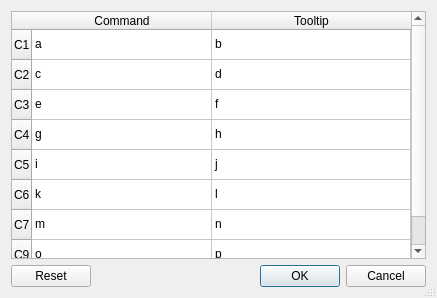
<?xml version="1.0" encoding="UTF-8"?>
<ui version="4.0">
 <class>TGo4UserCommandsDialog</class>
 <widget class="QDialog" name="TGo4UserCommandsDialog">
  <property name="geometry">
   <rect>
    <x>0</x>
    <y>0</y>
    <width>437</width>
    <height>298</height>
   </rect>
  </property>
  <property name="windowTitle">
   <string>Define Commands and Tooltips</string>
  </property>
  <property name="sizeGripEnabled">
   <bool>true</bool>
  </property>
  <property name="modal">
   <bool>true</bool>
  </property>
  <layout class="QGridLayout" name="gridLayout">
   <item row="2" column="0">
    <widget class="QDialogButtonBox" name="DialogButtonBox">
     <property name="orientation">
      <enum>Qt::Horizontal</enum>
     </property>
     <property name="standardButtons">
      <set>QDialogButtonBox::Cancel|QDialogButtonBox::Ok|QDialogButtonBox::Reset</set>
     </property>
    </widget>
   </item>
   <item row="1" column="0">
    <widget class="QTableWidget" name="CommandsTable">
     <property name="toolTip">
      <string>&lt;html&gt;&lt;head/&gt;&lt;body&gt;&lt;p&gt;Please specify analysis interpreter command to execute on respective buttons C1...C9 :&lt;/p&gt;&lt;p&gt;'&lt;span style=&quot; font-style:italic;&quot;&gt;@' means 'TGo4Analysis::Instance()-&amp;gt;'&lt;/span&gt;&lt;/p&gt;&lt;p&gt;&lt;span style=&quot; font-style:italic;&quot;&gt;'.x' will invoke ROOT script&lt;/span&gt;&lt;/p&gt;&lt;p&gt;&lt;span style=&quot; font-style:italic;&quot;&gt;'$' will invoke Python.&lt;/span&gt;&lt;/p&gt;&lt;p&gt;Tooltip can be set for bubble help with explanation.&lt;/p&gt;&lt;p&gt;&lt;span style=&quot; font-weight:600;&quot;&gt;Reset button will clear everything!&lt;/span&gt;&lt;/p&gt;&lt;p&gt;&lt;br/&gt;&lt;/p&gt;&lt;/body&gt;&lt;/html&gt;</string>
     </property>
     <attribute name="horizontalHeaderDefaultSectionSize">
      <number>180</number>
     </attribute>
     <attribute name="horizontalHeaderStretchLastSection">
      <bool>true</bool>
     </attribute>
     <row>
      <property name="text">
       <string>C1</string>
      </property>
     </row>
     <row>
      <property name="text">
       <string>C2</string>
      </property>
     </row>
     <row>
      <property name="text">
       <string>C3</string>
      </property>
     </row>
     <row>
      <property name="text">
       <string>C4</string>
      </property>
     </row>
     <row>
      <property name="text">
       <string>C5</string>
      </property>
     </row>
     <row>
      <property name="text">
       <string>C6</string>
      </property>
     </row>
     <row>
      <property name="text">
       <string>C7</string>
      </property>
     </row>
     <row>
      <property name="text">
       <string>C9</string>
      </property>
     </row>
     <column>
      <property name="text">
       <string>Command</string>
      </property>
     </column>
     <column>
      <property name="text">
       <string>Tooltip</string>
      </property>
     </column>
     <item row="0" column="0">
      <property name="text">
       <string>a</string>
      </property>
     </item>
     <item row="0" column="1">
      <property name="text">
       <string>b</string>
      </property>
     </item>
     <item row="1" column="0">
      <property name="text">
       <string>c</string>
      </property>
     </item>
     <item row="1" column="1">
      <property name="text">
       <string>d</string>
      </property>
     </item>
     <item row="2" column="0">
      <property name="text">
       <string>e</string>
      </property>
     </item>
     <item row="2" column="1">
      <property name="text">
       <string>f</string>
      </property>
     </item>
     <item row="3" column="0">
      <property name="text">
       <string>g</string>
      </property>
     </item>
     <item row="3" column="1">
      <property name="text">
       <string>h</string>
      </property>
     </item>
     <item row="4" column="0">
      <property name="text">
       <string>i</string>
      </property>
     </item>
     <item row="4" column="1">
      <property name="text">
       <string>j</string>
      </property>
     </item>
     <item row="5" column="0">
      <property name="text">
       <string>k</string>
      </property>
     </item>
     <item row="5" column="1">
      <property name="text">
       <string>l</string>
      </property>
     </item>
     <item row="6" column="0">
      <property name="text">
       <string>m</string>
      </property>
     </item>
     <item row="6" column="1">
      <property name="text">
       <string>n</string>
      </property>
     </item>
     <item row="7" column="0">
      <property name="text">
       <string>o</string>
      </property>
     </item>
     <item row="7" column="1">
      <property name="text">
       <string>p</string>
      </property>
     </item>
    </widget>
   </item>
  </layout>
 </widget>
 <resources/>
 <connections>
  <connection>
   <sender>DialogButtonBox</sender>
   <signal>accepted()</signal>
   <receiver>TGo4UserCommandsDialog</receiver>
   <slot>accept()</slot>
   <hints>
    <hint type="sourcelabel">
     <x>248</x>
     <y>254</y>
    </hint>
    <hint type="destinationlabel">
     <x>157</x>
     <y>274</y>
    </hint>
   </hints>
  </connection>
  <connection>
   <sender>DialogButtonBox</sender>
   <signal>rejected()</signal>
   <receiver>TGo4UserCommandsDialog</receiver>
   <slot>reject()</slot>
   <hints>
    <hint type="sourcelabel">
     <x>316</x>
     <y>260</y>
    </hint>
    <hint type="destinationlabel">
     <x>286</x>
     <y>274</y>
    </hint>
   </hints>
  </connection>
 </connections>
</ui>
